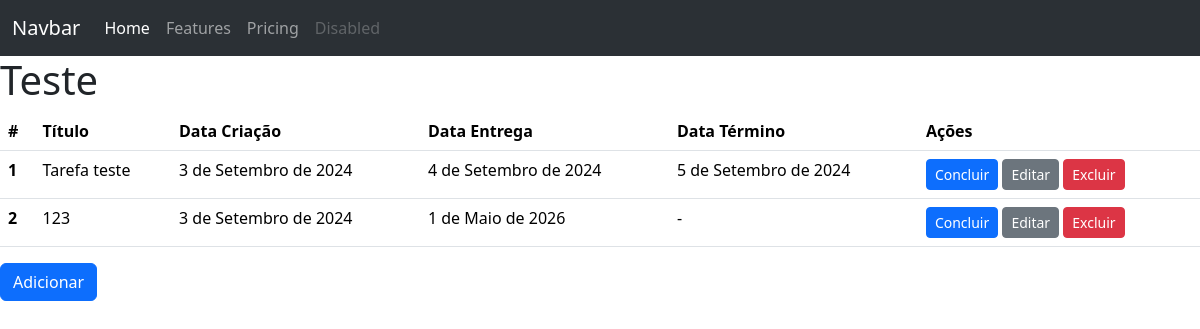
Before: / with the older database file.
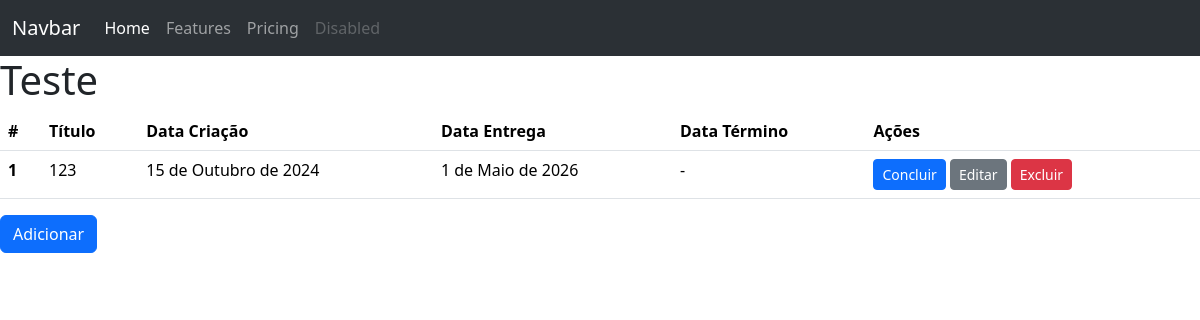
After: the same page with the newer database file.
### todos/models.py (models this page shows)
class Todo(models.Model):
    title = models.CharField(max_length=100, null=False, blank=False)
    created_at = models.DateField(auto_now_add=True, null=False, blank=False)
    deadline = models.DateField(null=False, blank=False)
    finished_at = models.DateField(null=True)

### todos/views.py (the view)
# urls.py: path("", TodoListView.as_view(), name="todo_list"),
class TodoListView(ListView):
    model = Todo

### todos/templates/todos/todo_list.html (shortened to what this page needs)
<html>
    <head>
        <link
          href="https://cdn.jsdelivr.net/npm/bootstrap@5.3.3/dist/css/bootstrap.min.css"
          rel="stylesheet"
        />
      </head>
      <body>
        <nav class="navbar navbar-expand-lg bg-body-tertiary" data-bs-theme="dark">
          <div class="container-fluid">
            <a class="navbar-brand" href="#">Navbar</a>
            <div class="collapse navbar-collapse" id="navbarNavAltMarkup">
              <div class="navbar-nav">
                <a class="nav-link active" aria-current="page" href="#">Home</a>
                <a class="nav-link" href="#">Features</a>
                <a class="nav-link" href="#">Pricing</a>
                <a class="nav-link disabled" aria-disabled="true">Disabled</a>
              </div>
            </div>
          </div>
        </nav>
        <main>
          <h1>Teste</h1>
          <table class="table">
            <thead>
              <tr>
                <th scope="col">#</th>
                <th scope="col">Título</th>
                <th scope="col">Data Criação</th>
                <th scope="col">Data Entrega</th>
                <th scope="col">Data Término</th>
                <th scope="col">Ações</th>
              </tr>
            </thead>
            <tbody>
                {% for todo in todo_list %}
                <tr>
                    <th scope="row">{{ todo.id }}</th>
                    <td>{{ todo.title }}</td>
                    <td>{{ todo.created_at}}</td>
                    <td>{{ todo.deadline }}</td>
                    <td>{{ todo.finished_at | default:"-" }}</td>
                    <td>
                        <a href="#" class="btn btn-primary btn-sm">Concluir</a>
                        <a href="{% url 'todo_update' pk=todo.pk %}" class="btn btn-secondary btn-sm">Editar</a>
                        <a href="{% url 'todo_delete' pk=todo.pk %}" class="btn btn-danger btn-sm">Excluir</a>
                    </td>
                </tr>
                {% endfor %}
            </tbody>
          </table>
          <a href="{% url 'todo_create'%}" class="btn btn-primary">Adicionar</a>
        </main>
      </body>
</html>

Changed rows visible on the page:
removed Todo: id "2", title "123", created_at "3 de Setembro de 2024", deadline "1 de Maio de 2026", finished_at "-"
changed Todo id 1: title "Tarefa teste" → "123"; created_at "3 de Setembro de 2024" → "15 de Outubro de 2024"; deadline "4 de Setembro de 2024" → "1 de Maio de 2026"; finished_at "5 de Setembro de 2024" → "-"
